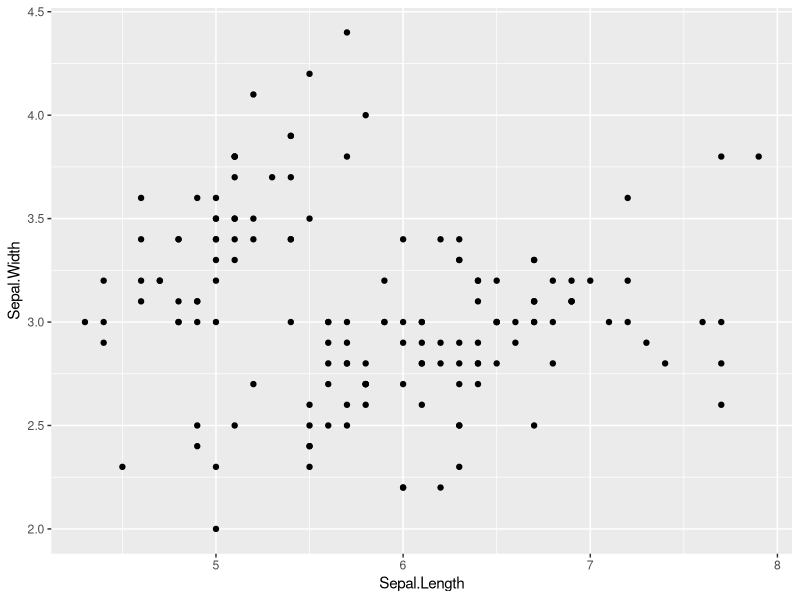
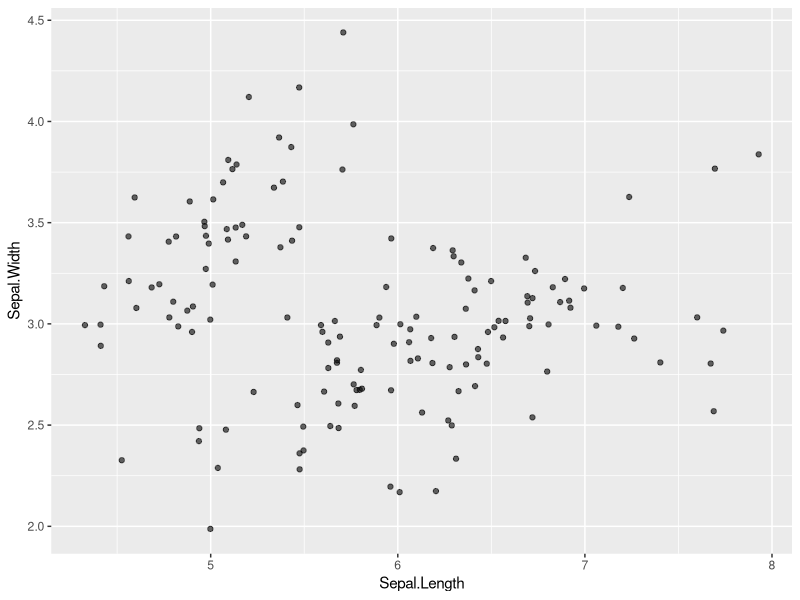
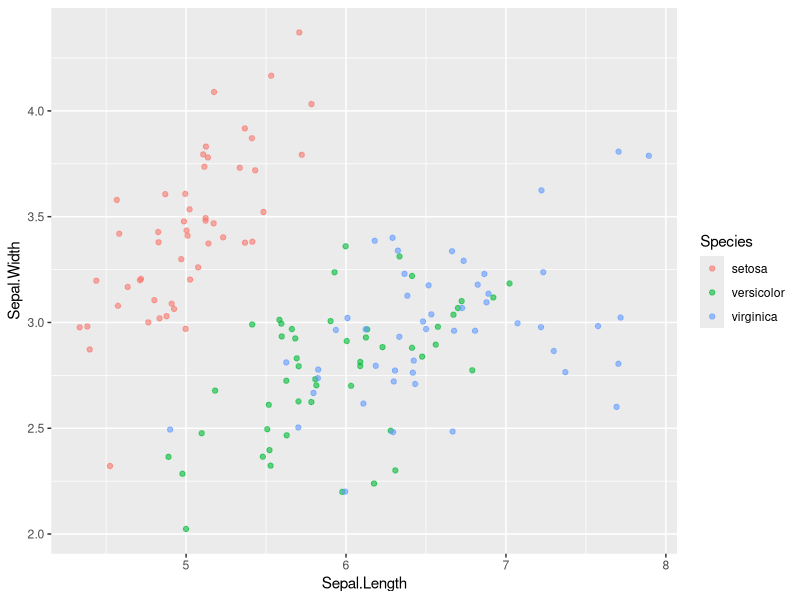
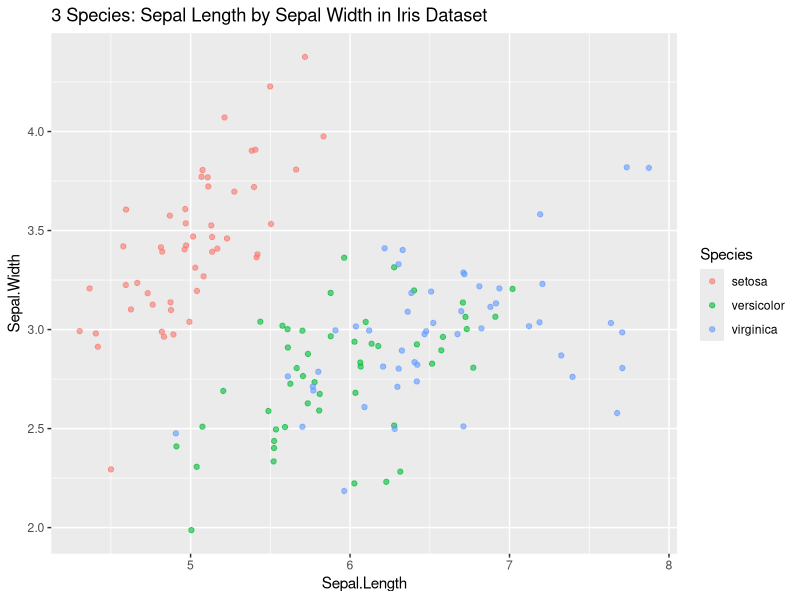
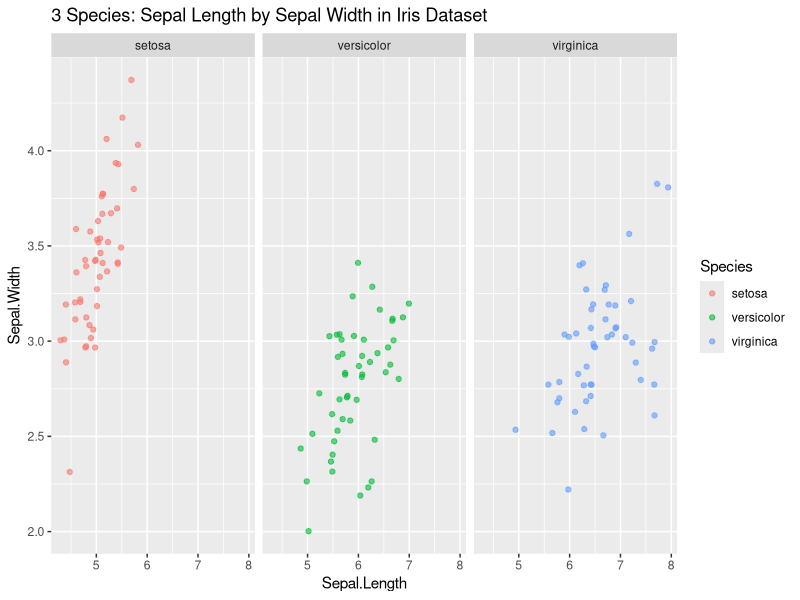
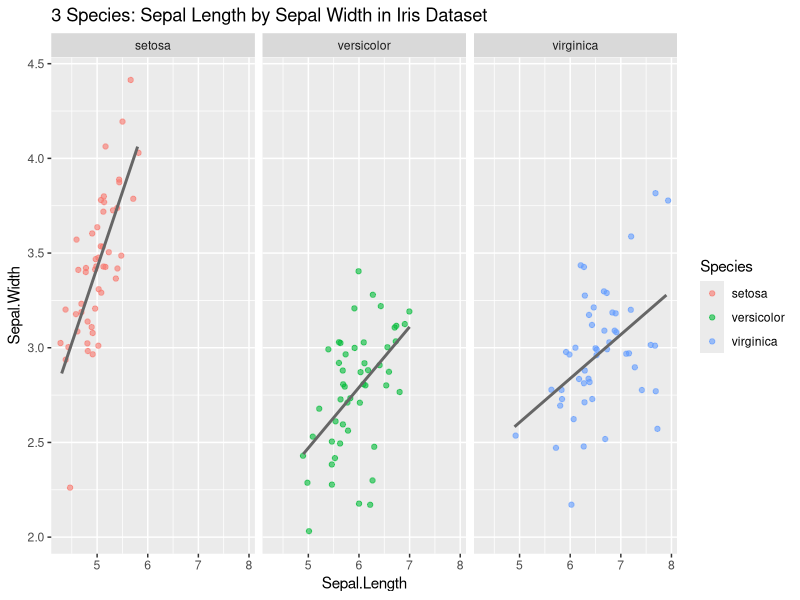
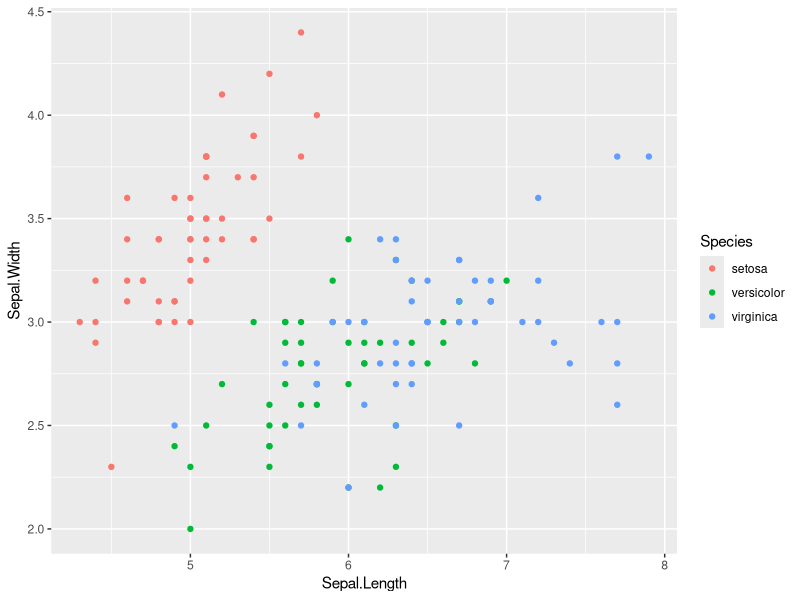
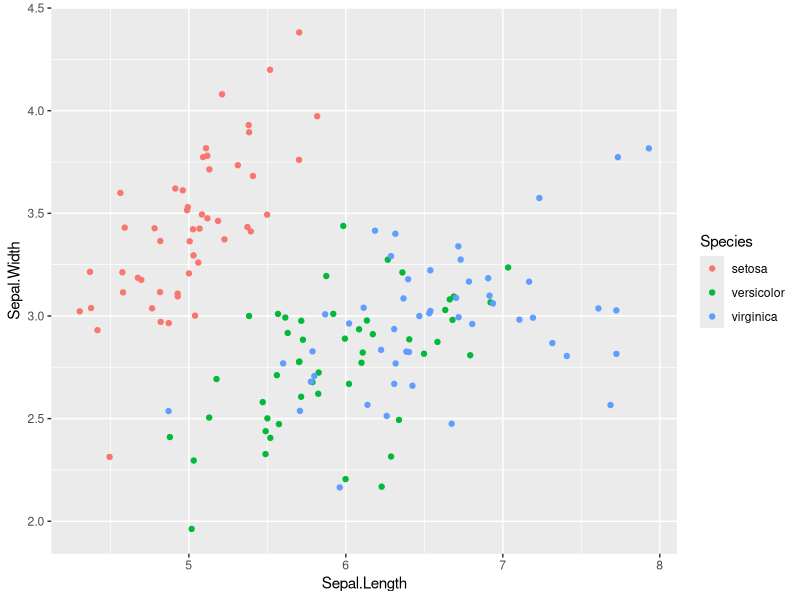

The R source for these figures, in order:
install.packages("ggthemes")

library(ggthemes)
library(tidyverse)
library(dplyr)
library(lubridate)

# ---- Flowers Visualization ----

?iris
# Edgar Anderson's Iris Data

# Load data and inspect it
data(iris)
summary(iris)
glimpse(iris)

# Check formatting
head(iris)

# Look for null variables
sum(is.na(iris))
# the sum of null variables is none :D

# Create a plot graph of width over length
ggplot(iris, aes(x=Sepal.Length, y=Sepal.Width)) +
  geom_point()

# Change the geometry form a point to jitter and set transparency to 60%
ggplot(iris, aes(x=Sepal.Length, y=Sepal.Width)) +
  geom_jitter(alpha=.6)
# You can see where clusters are darker more points are layered over each other. You can also guess that the cluster at the top left may be one particular species.

# Add color variable to species
ggplot(iris, aes(x=Sepal.Length, y=Sepal.Width, color=Species)) +
  geom_jitter(alpha=.6)

# Add title to plot graph
ggplot(iris, aes(x=Sepal.Length, y=Sepal.Width, color=Species)) +
  geom_jitter(alpha=.6) +
  labs(title = "3 Species: Sepal Length by Sepal Width in Iris Dataset")

# Faceting is breaking something into small multiples
# Facet this grid by the variable Species
ggplot(iris, aes(x=Sepal.Length, y=Sepal.Width, color=Species)) +
  geom_jitter(alpha=.6) +
  facet_grid(.~Species) +
  labs(title = "3 Species: Sepal Length by Sepal Width in Iris Dataset")

# Look for an overall trend or line of best fit, use stat
# The method is linear, standard error is false and the color is red (or Hex code)
ggplot(iris, aes(x=Sepal.Length, y=Sepal.Width, color=Species)) +
  geom_jitter(alpha=.6) +
  facet_grid(.~Species) +
  stat_smooth(method="lm", se=FALSE, col="#666666") +
  labs(title = "3 Species: Sepal Length by Sepal Width in Iris Dataset")

# Create an object that you can use to adjust geometrics and colors
iris_plot <- ggplot(iris, aes(x=Sepal.Length, y=Sepal.Width, color=Species))

# Every visualization needs a dataset, aesthetic and geometrics
# We are saving the dataset and aesthetic to an object to reuse with different geometrics

iris_plot + geom_point()
iris_plot + geom_jitter()
iris_plot + geom_line()

# Make jitter consistant across all plots
posn <- position_jitter(width = 0.1)
iris_plot + geom_point(position = posn)

# Find the midpoint for each species to show an average sepal
# Create a function that calculates this value for each species
iris_summary <- aggregate(iris[1:4], list(iris$Species), mean)
names(iris_summary)[1] <- "Species"
iris_summary

# add these values to plot by creating a chart within a chart
iris_plot + geom_point(position = posn) +
  geom_point(data=iris_summary, shape=21, size=5, fill="#00000080")

# add line to show average
iris_plot + geom_point(position = posn) +
  geom_vline(data=iris_summary, aes(xintercept=Sepal.Length))

# add y axis 
iris_plot + geom_point(position =posn, alpha=.6) +
  geom_vline(data = iris_summary, aes(xintercept = Sepal.Length)) +
  geom_hline(data = iris_summary, aes(yintercept = Sepal.Width)) +
  facet_grid(.~Species)

# adjust linetypes
iris_plot + geom_point(position =posn, alpha=.6) +
  geom_vline(data = iris_summary,linetype = 2, aes(xintercept = Sepal.Length)) +
  geom_hline(data = iris_summary, linetype = 3, aes(yintercept = Sepal.Width)) +
  facet_grid(.~Species)

# Begin Final Visualization
# limits set the range of values on axis, breaks say when to begin and ends with the value of breaks, expand keeps points from going off of map
iris_plot +
  geom_point(position = posn, alpha = 0.5) +
  facet_grid(.~Species) +
  stat_smooth(method = "lm", se= FALSE, col = "#999999") +
  scale_y_continuous("Sepal Width (cm)",
                     limits = c(1,5),
                     expand = c(0,0)) +
  scale_x_continuous("Sepal length (cm)",
                     limits = c(4,8),
                     breaks = seq(2, 8, 2),
                     expand = c(0,0)) +
  coord_equal() +
  labs(title = "3 Species from Iris Dataset: Sepal Length by Sepal Width (cm)")

# Add theme
iris_plot +
  geom_point(position = posn, alpha = 0.5) +
  facet_grid(.~Species) +
  stat_smooth(method = "lm", se= FALSE, col = "#999999") +
  scale_y_continuous("Sepal Width (cm)",
                     limits = c(1,5),
                     expand = c(0,0)) +
  scale_x_continuous("Sepal length (cm)",
                     limits = c(4,8),
                     breaks = seq(2, 8, 2),
                     expand = c(0,0)) +
  coord_equal() +
  labs(title = "3 Species from Iris Dataset: Sepal Length by Sepal Width (cm)") +
  theme(panel.background = element_blank(),
        plot.background = element_blank(),
        legend.background = element_blank(),
        legend.key = element_blank(),
        strip.background = element_blank(),
        axis.text = element_text(colour = "black"),
        axis.ticks = element_line(colour = "black"),
        panel.grid.major = element_blank(),
        panel.grid.minor = element_blank(),
        axis.line = element_line(colour = "black"),
        strip.text = element_blank(),
        panel.spacing = unit(1, "lines")
  )

iris_theme <- theme(panel.background = element_blank(),
                    plot.background = element_blank(),
                    legend.background = element_blank(),
                    legend.key = element_blank(),
                    strip.background = element_blank(),
                    axis.text = element_text(colour = "black"),
                    axis.ticks = element_line(colour = "black"),
                    panel.grid.major = element_blank(),
                    panel.grid.minor = element_blank(),
                    axis.line = element_line(colour = "black"),
                    strip.text = element_blank(),
                    panel.spacing = unit(1, "lines")
)

iris_plot + 
  geom_point(position=posn) + 
  labs(title = "3 Species from Iris Dataset: Sepal Length by Sepal Width (cm)") +
  iris_theme

?ggthemes

iris_plot + 
  geom_jitter() + 
  theme_tufte()

# ---- Chicken Weights Visualization ----
?ChickWeight
data("ChickWeight")

# use weight for the x-axis
chicks <- ggplot(ChickWeight, aes(x=ChickWeight$weight))

# A histogram is different from a bar chart because in a histogram, you can specify the number of bins you want 
# your data broken down into whereas with a bar chart, those bins are pre-defined. 
# Chicken Weight is a QUANTITATIVE variable, which is why a histogram (rather than a bar chart) is appropriate.

chicks + geom_histogram()
diff(range(ChickWeight$weight)) / 40

chicks + geom_histogram(binwidth = 8.45)

ggplot(ChickWeight, aes(x=ChickWeight$weight, fill = factor(ChickWeight$Diet))) +
  geom_histogram(binwidth = 8.45)


ggplot(ChickWeight, aes(x=ChickWeight$weight, fill = factor(ChickWeight$Diet))) +
  geom_histogram(aes(y = ..count../sum(..count..)),
                 binwidth = 8.45, position = "fill")

ggplot(ChickWeight, aes(x=ChickWeight$Time, y=ChickWeight$weight)) +
  geom_jitter(alpha=.6)

ggplot(ChickWeight, aes(x=ChickWeight$Time, y = ChickWeight$weigh, color = ChickWeight$Diet)) +
  geom_jitter(alpha = 0.6) +
  stat_smooth(method = "lm", se=FALSE,col = "grey")


ggplot(ChickWeight, aes(x=ChickWeight$weight, y = ChickWeight$Time, color = ChickWeight$Diet)) +
  geom_jitter(alpha = 0.6) +
  facet_grid(.~ChickWeight$Diet) +
  stat_smooth(method = "lm", se=FALSE, col = "grey")

# ---- Tite Series Visualization ----

data("WWWusage")
?WWWusage
str(WWWusage)

# Dataset for internet usage from 1998
www <- data.frame(usage = as.matrix(WWWusage), use_time=time(WWWusage))

ggplot(www, aes(x=use_time, y = usage)) +
  geom_line()


data("airquality")
?airquality
str(airquality)

ggplot(airquality, aes(x=Day, y=Temp)) +
  geom_line()

airquality$new_date <- paste(airquality$Month, airquality$Day, "1973", sep="-")
airquality$new_date <- mdy(airquality$new_date)
glimpse(airquality)

ggplot(airquality, aes(x=new_date, y=Temp)) + geom_line()
